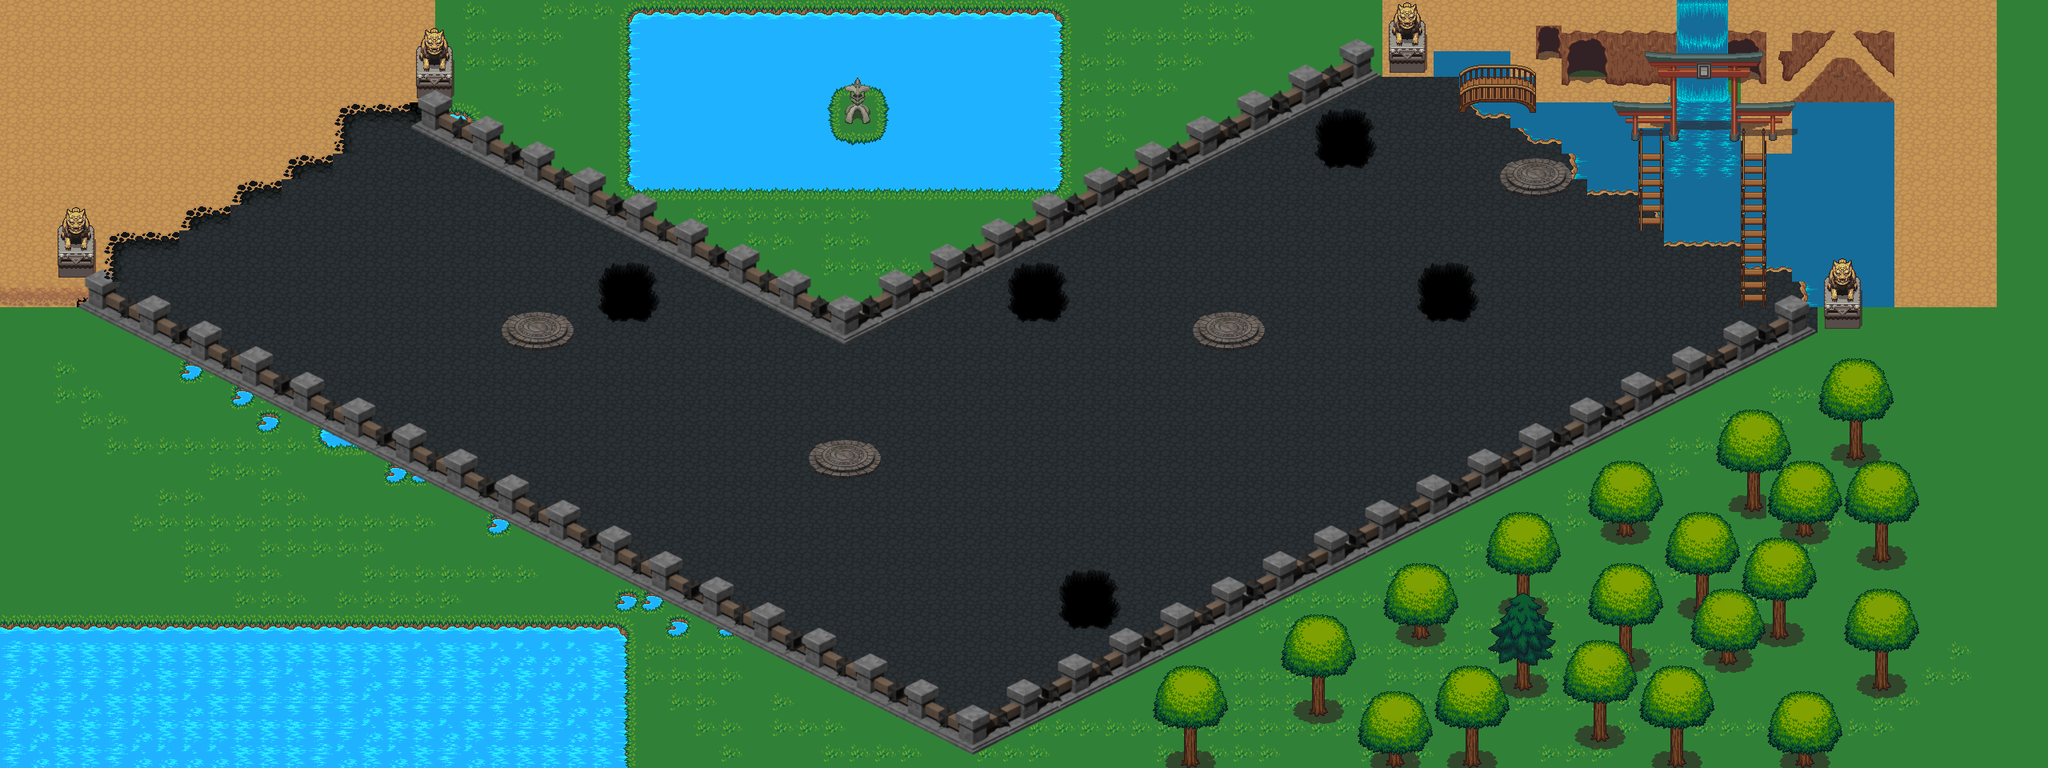

This game map was drawn from its Tiled (.tmx) file and the tilesets committed beside it. A one-line description and the trimmed map source follow:
An orthogonal 80x30 tile map with 32x32 px tiles, 8 tile layers (Calque 7, Sol, Background, fontaine, ...), 1 hidden layer not drawn, 10 tilesets and 4 objects (4x teleport).

<map version="1.0" orientation="orthogonal" renderorder="right-down" width="80" height="30" tilewidth="32" tileheight="32" nextobjectid="25">
 <tileset firstgid="1" name="barricade_tiles" tilewidth="32" tileheight="32" tilecount="192" columns="16">
  <image source="barricade_tiles.png" width="512" height="384" />
 </tileset>
 <tileset firstgid="193" name="teleport_128" tilewidth="32" tileheight="32" tilecount="40" columns="4">
  <image source="teleport_128.png" width="128" height="320" />
 </tileset>
 <tileset firstgid="233" name="coldwatergrass" tilewidth="32" tileheight="32" tilecount="30" columns="5">
  <image source="lpc_terrain/twosided/coldwatergrass.png" width="160" height="192" />
 </tileset>
 <tileset firstgid="263" name="grass" tilewidth="32" tileheight="32" tilecount="30" columns="5">
  <image source="lpc_terrain/twosided/grass.png" width="160" height="192" />
 </tileset>
 <tileset firstgid="293" name="holek" tilewidth="32" tileheight="32" tilecount="30" columns="5">
  <image source="lpc_terrain/twosided/holek.png" width="160" height="192" />
 </tileset>
 <tileset firstgid="323" name="lavarock" tilewidth="32" tileheight="32" tilecount="30" columns="5">
  <image source="lpc_terrain/twosided/lavarock.png" width="160" height="192" />
 </tileset>
 <tileset firstgid="353" name="dirt" tilewidth="32" tileheight="32" tilecount="30" columns="5">
  <image source="lpc_terrain/twosided/dirt.png" width="160" height="192" />
 </tileset>
 <tileset firstgid="383" name="build_atlas" tilewidth="32" tileheight="32" tilecount="1024" columns="32">
  <image source="build_atlas.png" width="1024" height="1024" />
 </tileset>
 <tileset firstgid="1407" name="base_out_atlas" tilewidth="32" tileheight="32" tilecount="1024" columns="32">
  <image source="base_out_atlas.png" width="1024" height="1024" />
 </tileset>
 <tileset firstgid="2431" name="collision" tilewidth="32" tileheight="32" tilecount="25" columns="5">
  <image source="collision.png" width="160" height="160" />
 </tileset>
 <layer name="Calque 7" width="80" height="30">
  <data>[2400 cells, 23 non-empty, 2 distinct tile ids]</data>
 </layer>
 <layer name="Sol" width="80" height="30">
  <data>[2400 cells, 2374 non-empty, 37 distinct tile ids]</data>
 </layer>
 <layer name="Background" width="80" height="30">
  <data>[2400 cells, 146 non-empty, 36 distinct tile ids]</data>
 </layer>
 <layer name="fontaine" width="80" height="30">
  <data>[2400 cells, 221 non-empty, 41 distinct tile ids]</data>
 </layer>
 <layer name="trou/portail/barrières" width="80" height="30">
  <data>[2400 cells, 418 non-empty, 72 distinct tile ids]</data>
 </layer>
 <layer name="barrières" width="80" height="30">
  <data>[2400 cells, 399 non-empty, 60 distinct tile ids]</data>
 </layer>
 <layer name="Sol 2" width="80" height="30">
  <data>[2400 cells, 183 non-empty, 31 distinct tile ids]</data>
 </layer>
 <layer name="Décor" width="80" height="30" opacity="0.97">
  <data>[2400 cells, 153 non-empty, 53 distinct tile ids]</data>
 </layer>
 <layer name="Collisions" width="80" height="30" visible="0">
  <data>[2400 cells, 196 non-empty, 1 distinct tile ids]</data>
 </layer>
 <objectgroup name="Trigger" width="1" height="1" visible="0">
  <object id="20" name="p1" type="teleport" x="650" y="396" width="45" height="33">
   <properties>
    <property name="dest-x" type="float" value="300" />
    <property name="dest-y" type="float" value="300" />
   </properties>
  </object>
  <object id="22" name="p2" type="teleport" x="1033" y="554" width="46" height="30">
   <properties>
    <property name="dest-x" type="float" value="300" />
    <property name="dest-y" type="float" value="300" />
   </properties>
  </object>
  <object id="23" name="p3" type="teleport" x="1515" y="395" width="46" height="34">
   <properties>
    <property name="dest-x" type="float" value="300" />
    <property name="dest-y" type="float" value="300" />
   </properties>
  </object>
  <object id="24" name="p4" type="teleport" x="1896" y="204" width="50" height="32">
   <properties>
    <property name="dest-x" type="float" value="300" />
    <property name="dest-y" type="float" value="300" />
   </properties>
  </object>
 </objectgroup>
</map>
